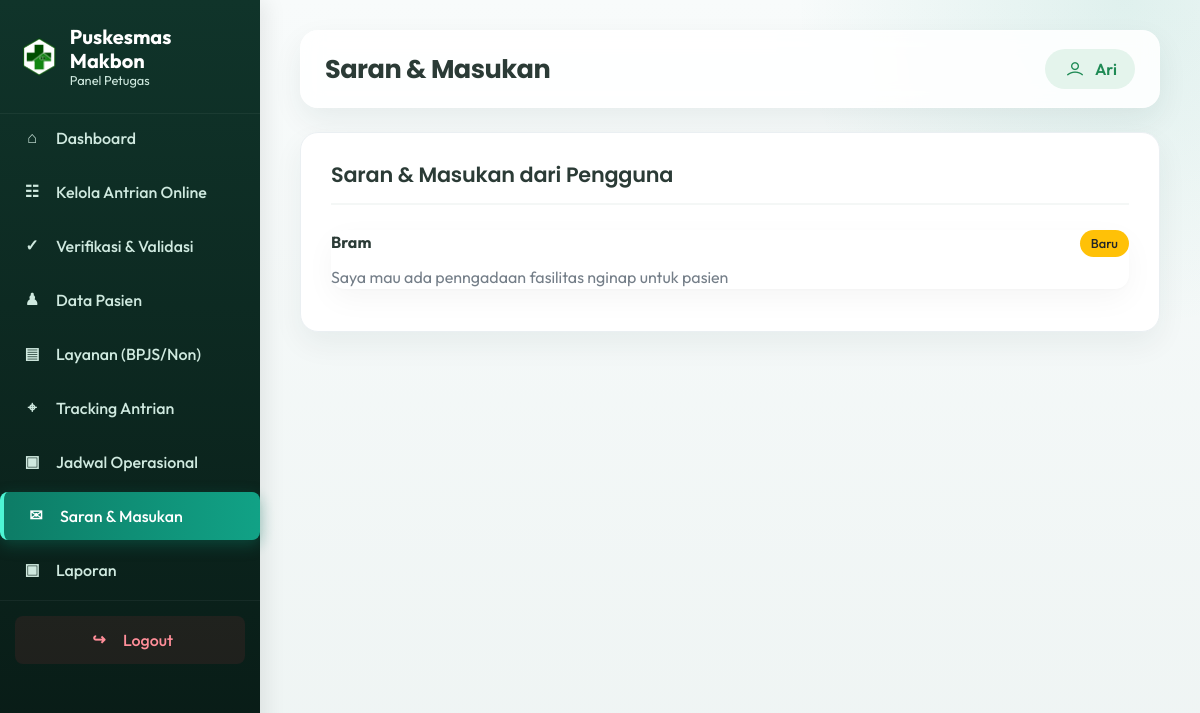
Screenshot of /petugas/saran.php (signed in) with the database file from the repository.
### tables this page shows
CREATE TABLE `saran_masukan` (
  `id_saran` int NOT NULL,
  `nama_pengirim` varchar(100) NOT NULL,
  `email` varchar(100) DEFAULT NULL,
  `pesan` text NOT NULL,
  `balasan` text,
  `status` enum('Baru','Dibalas') NOT NULL DEFAULT 'Baru',
  `created_at` timestamp NULL DEFAULT CURRENT_TIMESTAMP
);

### includes/functions.php (called while the page is built, shortened)
<?php
function clean($str)
{
    return htmlspecialchars(trim($str ?? ''), ENT_QUOTES, 'UTF-8');
}

### petugas/saran.php (the view, shortened to what this page needs)
<?php
require_once __DIR__ . '/../config/database.php';
$daftar = $pdo->query("SELECT * FROM saran_masukan ORDER BY created_at DESC")->fetchAll();
require_once __DIR__ . '/includes/layout_top.php';
?>
<div class="panel">
    <div class="panel-head"><h2>Saran & Masukan dari Pengguna</h2></div>
    <?php foreach ($daftar as $d): ?>
    <div class="card" style="margin-bottom:12px;">
        <div style="display:flex;justify-content:space-between;">
            <strong><?= clean($d['nama_pengirim']) ?></strong>
            <span class="badge <?= $d['status']==='Dibalas'?'badge-success':'badge-warning' ?>"><?= clean($d['status']) ?></span>
        </div>
        <p style="margin-top:8px;"><?= nl2br(clean($d['pesan'])) ?></p>
    </div>
    <?php endforeach; ?>
</div>
<?php require_once __DIR__ . '/includes/layout_bottom.php'; ?>

### assets/traveland/css/style.css (style rules this page uses)
body { font-family: "Poppins", sans-serif; font-weight: normal; font-style: normal; color: #747E88; }
* { margin: 0; padding: 0; -webkit-box-sizing: border-box; box-sizing: border-box; }
i, span, a { display: inline-block; }
h1, h2, h3, h4, h5, h6 { font-family: "Poppins", sans-serif; font-weight: 700; color: #38424D; margin: 0px; }
h2 { font-size: 36px; }
p { font-size: 16px; font-weight: 400; line-height: 24px; color: #747E88; margin: 0px; }

### petugas/includes/layout_top.php (style rules this page uses)
:root { --primary: #0d7c66; --primary-hover: #0a6552; --bg-color: #f4f7f6; --sidebar-bg: #112d27; --sidebar-hover: #18433a; --text-main: #2b3b36; --text-muted: #6b7c77; --border-color: #eaeff2; }
body { background-color: var(--bg-color); font-family: 'Outfit', sans-serif; color: var(--text-main); }
.panel { background: #fff; padding: 30px; border-radius: 16px; box-shadow: 0 5px 20px rgba(0,0,0,0.03); margin-bottom: 30px; border: 1px solid var(--border-color); }
.panel-head { margin-bottom: 25px; padding-bottom: 15px; border-bottom: 2px solid var(--bg-color); display: flex; justify-content: space-between; align-items: center; }
.panel-head h2 { margin: 0; font-size: 1.3rem; font-weight: 600; color: var(--text-main); }
.badge { padding: 6px 10px; border-radius: 6px; font-weight: 500; font-size: 0.8rem; }
.card { border: none !important; border-radius: 14px !important; box-shadow: 0 10px 30px rgba(0,0,0,0.04), 0 1px 3px rgba(0,0,0,0.02) !important; transition: transform 0.3s ease, box-shadow 0.3s ease !important; margin-bottom: 25px; background: #ffffff; }
body { background: #eef4f3 !important; }
.panel { border-radius: 18px; box-shadow: 0 12px 30px rgba(20, 58, 52, .06); }
.panel-head h2 { letter-spacing: -.01em; }
.badge { border-radius: 999px; padding: 7px 11px; }
.dashboard-intro, .stat-card-modern, .panel { animation: dashboardReveal .45s ease both; }

### rows the page displays
saran_masukan: nama_pengirim "Bram", status "Baru", pesan "Saya mau ada penngadaan fasilitas nginap untuk pasien"

### other values shown
$page_title "Saran & Masukan"
$_SESSION['petugas_nama'] "Ari"
